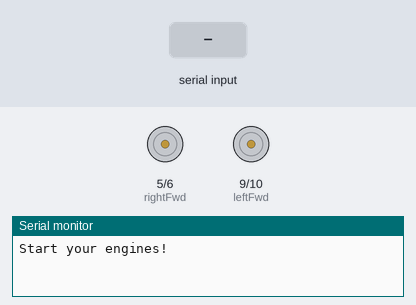
The sketch below on a simulated Arduino Leonardo, built with avr-gcc and run on an emulated ATmega32U4. On the bench: motor-driver pin pairs drawn as motors (green arrow = first pin HIGH = forward, orange = second pin HIGH = backward, longer = more drive), the last lines printed to the serial monitor. The inputs (shaded band) are chosen by the test bench.

Above: at 1.2 s.
1.3 s: "p" received over the second serial link
2.8 s: "F" received over the second serial link
At 3.6 s:
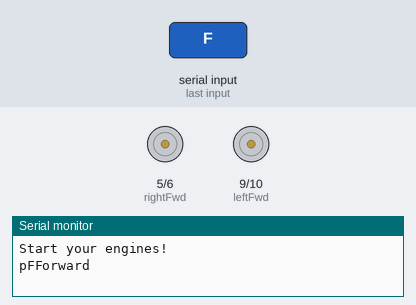
4.3 s: "B" received over the second serial link
At 4.8 s:
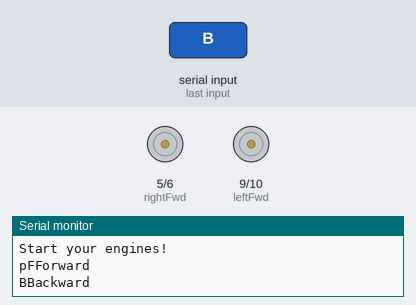
5.8 s: "L" received over the second serial link
At 7.0 s:
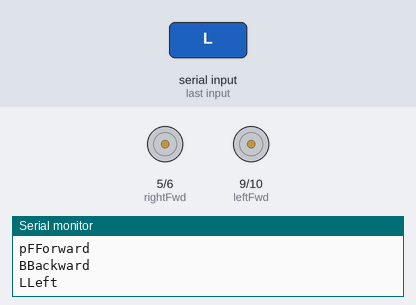
7.3 s: "w" received over the second serial link
At 8.3 s:
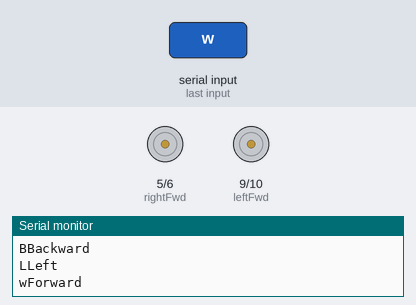
8.8 s: "o" received over the second serial link
Timing chart, 0 to 11.3 s (numbered marks = the images above; inputs shaded):
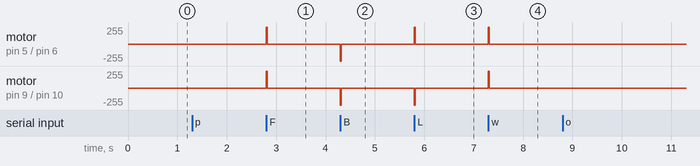

The sketch:

btCarBot.ino
```cpp
#include <SoftwareSerial.h>

SoftwareSerial mySerial(8, 14); // RX, TX

const int leftFwd = 9; // green
const int leftRev = 10; // blue
const int rightFwd = 5; // grey
const int rightRev = 6; // purple

boolean ran = false; // What is this for?
byte velocity = 255; // I assume this will be the default speed
int commandDelay = 20;

/* Ethan's config idea:
  By pressing the "c" key, you leave drive(d) mode enter configuration(c) mode:
  Once in (c) mode, you can press the following key to change a corresponding option:
	- v for changing velocity
	- Add more config options later if we need to
  Followed by pressing the "d" key (for "done"), which would put you back into drive(d) mode

  Maybe it's a bit confusing, but an android app could have a front-end to this, allowing the user
  to make a speed selection, and the app would output all these key codes automatically. (User would
  never know they left drive mode)

*/

// d = drive
// c = config
// o = option-set mode

char mode = 'd';
char option;

void setup() {
	// Open serial communications and wait for port to open:
	Serial.begin(57600);
	while (!Serial) {
          ; // wait for serial port to connect. Needed for Leonardo only
	}

	Serial.println("Start your engines!");

	// set the data rate for the SoftwareSerial port
	mySerial.begin(9600);
	mySerial.println("Hello, world?");
}

void loop() {

	// Don't do anything unless there was input from the user
	if (mySerial.available()) {

		byte character = mySerial.read();
		Serial.write(character);

                // Change modes, skip processing until further keys are entered
                switch(character) {
			case 'p':
			case 'o':
			case 'c':
                          mode = character;
                          return;
                        case 'h': // Not a mode, just a message
                          printHelp();
                          return;
                }

		switch (mode) {
			case 'p': driveCommand(character); break;
			case 'o': optionSet(character); break;
			case 'c': config(character); break;
		}
	}
  if (Serial.available()) {
    byte read = Serial.read();
    mySerial.write(read);
  }
}

void printHelp() {
  mySerial.println("----===== HELP =====----");
  mySerial.println("Modes:");
  mySerial.println("\t 'p' - Power mode (default drive function)");
  mySerial.println("\t 'o' - Set Options");
  mySerial.println("\t 'c' - Configuration");
  mySerial.println("\t 'h' - This help screen");
  mySerial.println("Power mode commands:");
  mySerial.println("\t 'F | w' - Forward pulse");
  mySerial.println("\t 'B | s' - Backward pulse");
  mySerial.println("\t 'L | a' - Left pulse");
  mySerial.println("\t 'R | d' - Right pulse");
  // TODO: Support arrow keys
}

void optionSet(byte read) {
	if(option == 'v') if (read > 0 && read < 255) velocity = read;

	mode = 'd'; // Go back to drive mode once the selected option is set
}

void config(byte read) {
	option = read; // Keep track of what option is going to be set
	mode = 'o'; // Put the program into option-set mode
}

void driveCommand(byte read) {
	switch(read) {
		case 'F':
		case 'w': goFwd(); break;
		case 'B':
		case 's': goBack(); break;
		case 'L':
		case 'a': goLeft(); break;
		case 'R':
		case 'd': goRight(); break;
	}
}

void goFwd() {
	Serial.println("Forward");
	analogWrite(leftFwd, velocity);
	analogWrite(rightFwd, velocity);
	delay(commandDelay);
	analogWrite(leftFwd, 0);
	analogWrite(rightFwd, 0);
}

void goBack() {
	Serial.println("Backward");
	analogWrite(leftRev, velocity);
	analogWrite(rightRev, velocity);
	delay(commandDelay);
	analogWrite(leftRev, 0);
	analogWrite(rightRev, 0);
}

void goLeft() {
	Serial.println("Left");
	analogWrite(leftRev, velocity);
	analogWrite(rightFwd, velocity);
	delay(commandDelay);
	analogWrite(leftRev, 0);
	analogWrite(rightFwd, 0);
}

void goRight() {
	Serial.println("Right");
	analogWrite(leftFwd, velocity);
	analogWrite(rightRev, velocity);
	delay(commandDelay);
	analogWrite(leftFwd, 0);
	analogWrite(rightRev, 0);
}
```

Measured:
- after the input at 2.8 s, motor on pin 5 (rightFwd) / pin 6 (rightRev), motor on pin 9 (leftFwd) / pin 10 (leftRev): stopped → forward 255/255 at once, → stopped 0.02 s later
- after the input at 4.3 s, motor on pin 5 (rightFwd) / pin 6 (rightRev), motor on pin 9 (leftFwd) / pin 10 (leftRev): stopped → backward 255/255 at once, → stopped 0.02 s later
- after the input at 5.8 s, motor on pin 5 (rightFwd) / pin 6 (rightRev): stopped → forward 255/255 at once, → stopped 0.02 s later; motor on pin 9 (leftFwd) / pin 10 (leftRev): stopped → backward 255/255 at once, → stopped 0.02 s later
- after the input at 7.3 s, motor on pin 5 (rightFwd) / pin 6 (rightRev), motor on pin 9 (leftFwd) / pin 10 (leftRev): stopped → forward 255/255 at once, → stopped 0.02 s later
